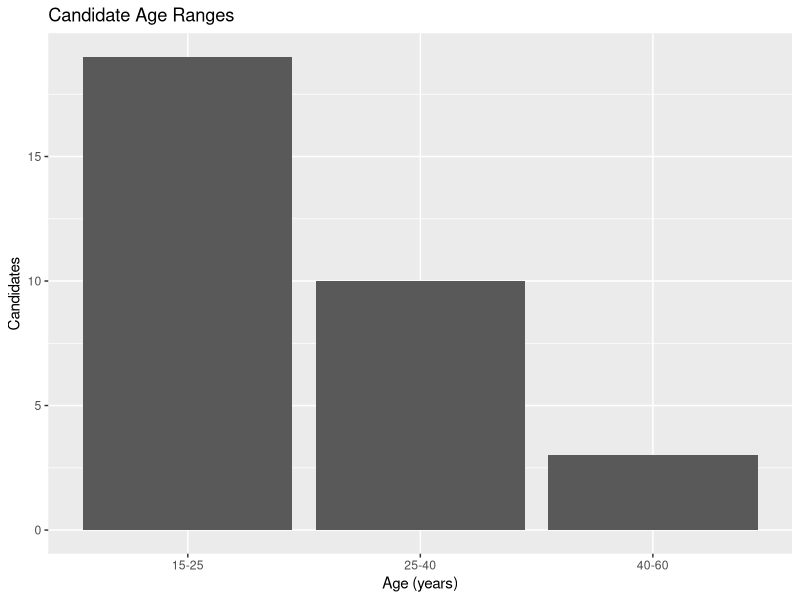
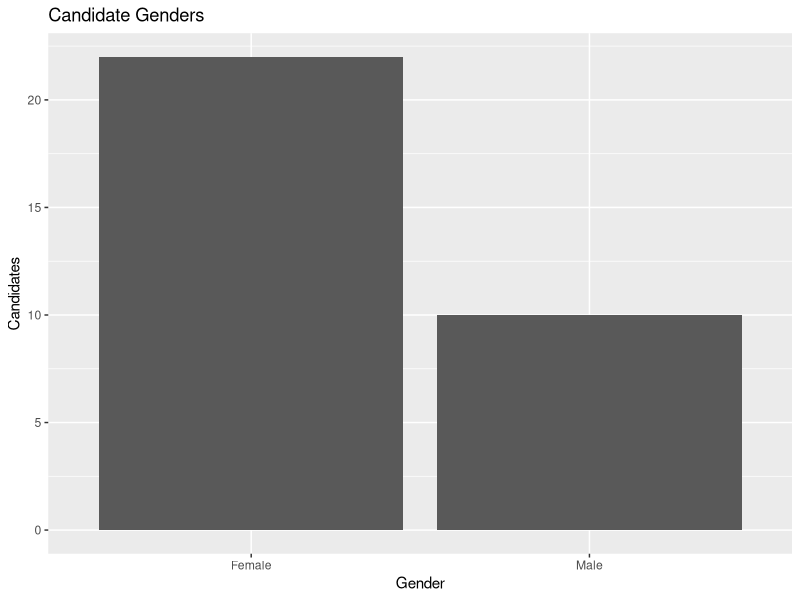
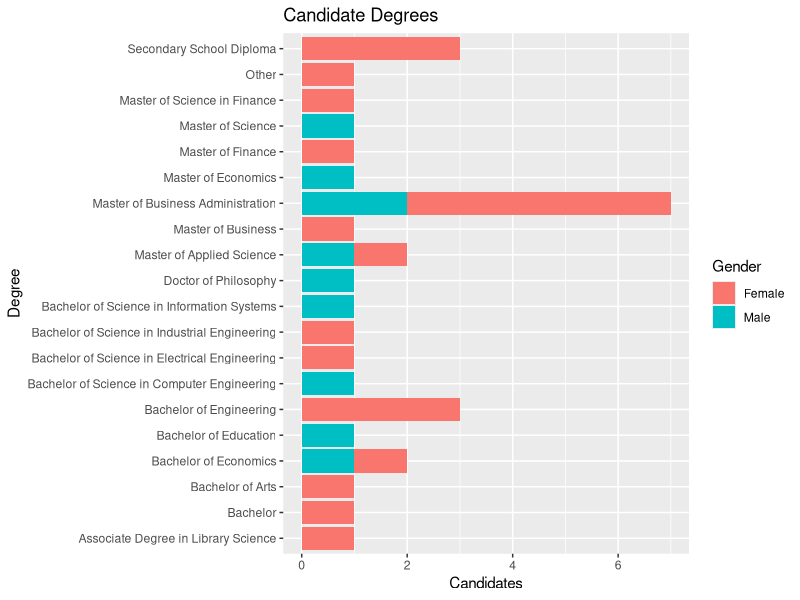
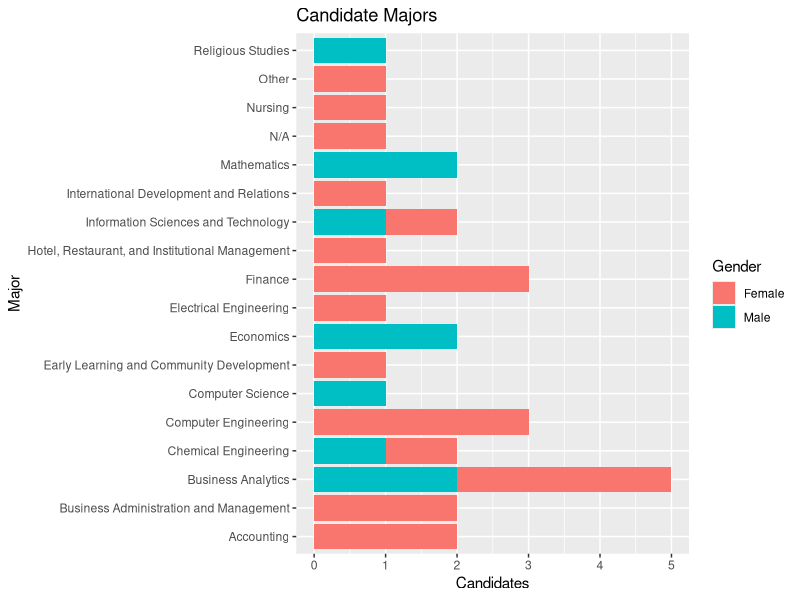
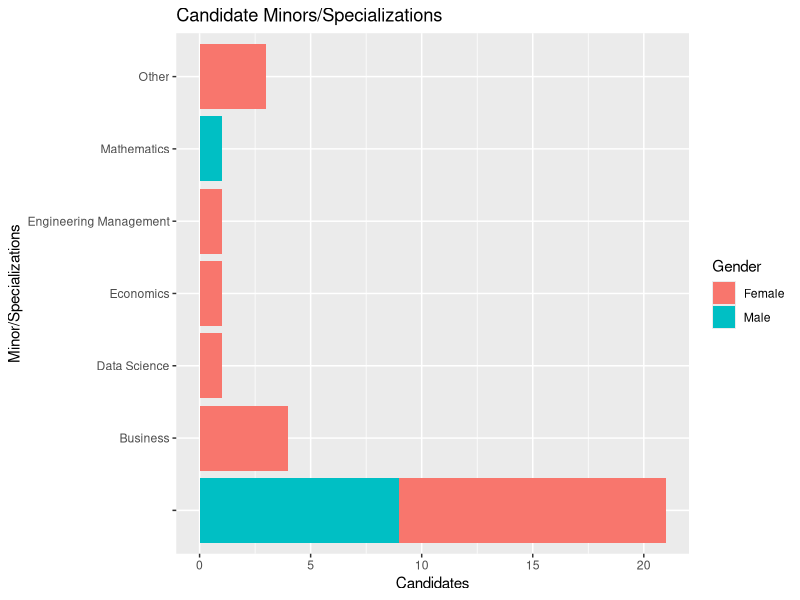
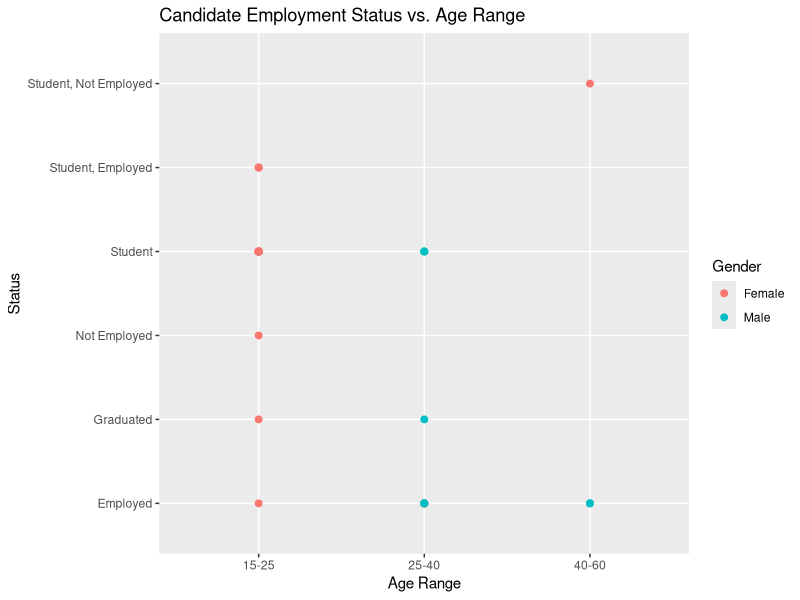
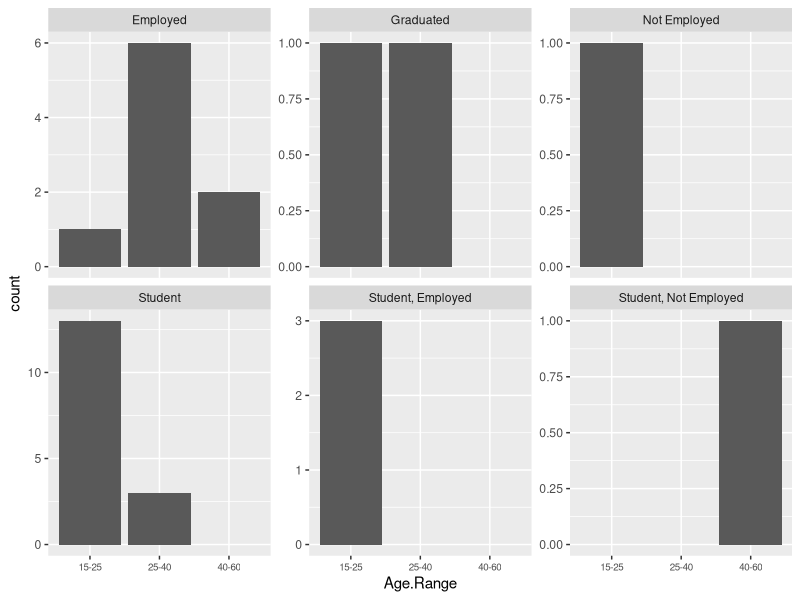
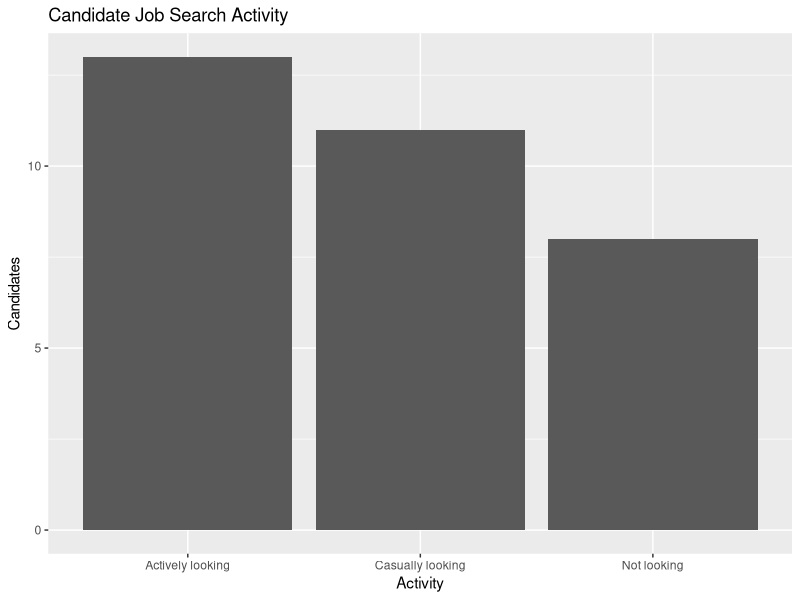

The R script that drew these images, in order:
## ---- chunk 1
library(ggplot2)
## ---- chunk 2
jobsData <- read.csv("Job Posts.csv")
head(jobsData)
str(jobsData)
summary(jobsData)
## ---- chunk 3
candidatesData <- read.csv("Job Search Questionnaire (Responses).csv")
head(candidatesData)
str(candidatesData)
summary(candidatesData)
## ---- chunk 4
summary(candidatesData$Age.Range)
qplot(Age.Range, data=candidatesData, main="Candidate Age Ranges", xlab="Age (years)", ylab="Candidates")
## ---- chunk 5
summary(candidatesData$Gender)
qplot(Gender, data=candidatesData, main="Candidate Genders", xlab="Gender", ylab="Candidates")
## ---- chunk 6
summary(candidatesData$Degree)
qplot(Degree, data=candidatesData, fill=Gender, main="Candidate Degrees", xlab="Degree", ylab="Candidates") + coord_flip()
## ---- chunk 7
summary(candidatesData$Major)
qplot(Major, data=candidatesData, fill=Gender, main="Candidate Majors", xlab="Major", ylab="Candidates") + coord_flip()
## ---- chunk 8
summary(candidatesData$Minor.Specialization)
qplot(Minor.Specialization, data=candidatesData, fill=Gender, main="Candidate Minors/Specializations", xlab="Minor/Specializations", ylab="Candidates") + coord_flip()
## ---- chunk 9
qplot(Age.Range, Status, data=candidatesData, colour=Gender, main="Candidate Employment Status vs. Age Range", xlab="Age Range", ylab="Status") + geom_point(size=2)
## ---- chunk 10
ggplot(subset(candidatesData)) +
    geom_bar(aes(Age.Range)) +
    facet_wrap(~Status, scales="free_y") +
    theme(axis.text.x=element_text(size=rel(0.8)))
## ---- chunk 11
summary(candidatesData$Activity)
qplot(Activity, data=candidatesData, main="Candidate Job Search Activity", xlab="Activity", ylab="Candidates")
## ---- chunk 12
summary(candidatesData$Availability)
qplot(Availability, data=candidatesData, fill=Status, main="Candidate Availability", xlab="Availability", ylab="Candidates") + coord_flip()
## ---- chunk 13
summary(candidatesData$Graduation.Date)
qplot(Graduation.Date, data=candidatesData, fill=Status, main="Student Graduation Dates", xlab="Grduation Date", ylab="Candidates") + coord_flip()
## ---- chunk 14
summary(jobsData$date)
qplot(jobsData$Year, jobsData$Month, main="Job Posting Dates", xlab="Year", ylab="Month") 
qplot(jobsData$Year, data=jobsData, binwidth=3, main="Jobs per Year", xlab="Year", ylab="Jobs") 
qplot(jobsData$Month, data=jobsData, binwidth=3, main="Jobs per Month", xlab="Month", ylab="Jobs") 
## ---- chunk 15
summary(jobsData$Company)
## ---- chunk 16
summary(jobsData$IT)
qplot(IT, data=jobsData, main="IT Jobs", xlab="IT", ylab="Jobs")  
## ---- chunk 17
ggplot(subset(jobsData)) +
    geom_bar(aes(Year)) +
    facet_wrap(~IT, scales="free_y") +
    theme(axis.text.x=element_text(size=rel(0.8)))
## ---- chunk 18
summary(jobsData$Location)
## ---- chunk 19
summary(candidatesData$Country)
qplot(Country, data=candidatesData, fill=City, main="Preferred Work Locations", xlab="Country", ylab="Candidates")
## ---- chunk 20
summary(candidatesData$Province.State)
qplot(Province.State, data=candidatesData, main="Preferred Work Provinces/States", xlab="Province/State", ylab="Candidates")
## ---- chunk 21
summary(candidatesData$City)
qplot(City, data=candidatesData, main="Preferred Work Cities", xlab="City", ylab="Candidates") 
## ---- chunk 22
summary(jobsData$Title)
## ---- chunk 23
summary(candidatesData$Job.Title)
qplot(Job.Title, data=candidatesData, main="Candidates per Job Title", xlab="Job Title", ylab="Candidates") + coord_flip()
## ---- chunk 24
summary(jobsData$Eligibility)
summary(jobsData$Audience)
## ---- chunk 25
summary(candidatesData$Status)
qplot(Status, data=candidatesData, fill=Age.Range, main="Employment Statuses", xlab="Status", ylab="Candidates") + coord_flip()
## ---- chunk 26
summary(candidatesData$Experience.Level)
qplot(Experience.Level, data=candidatesData, fill=Status, main="Experience Levels", xlab="Experience Level", ylab="Candidates") 
## ---- chunk 27
summary(jobsData$Term)
## ---- chunk 28
summary(jobsData$Duration)
## ---- chunk 29
summary(candidatesData$Employment.Types)
qplot(Employment.Types, data=candidatesData, fill=Experience.Level, main="Employment Types", xlab="Employment Type", ylab="Candidates") + coord_flip()
## ---- chunk 30
summary(candidatesData$Hard.Skills)
qplot(Hard.Skills, data=candidatesData, fill=Experience.Level, main="Hard Skills", xlab="Top Three Hard Skills", ylab="Candidates") + coord_flip()
## ---- chunk 31
summary(candidatesData$Soft.Skills)
qplot(Soft.Skills, data=candidatesData, fill=Experience.Level, main="Soft Skills", xlab="Top Three Soft Skills", ylab="Candidates") + coord_flip()
